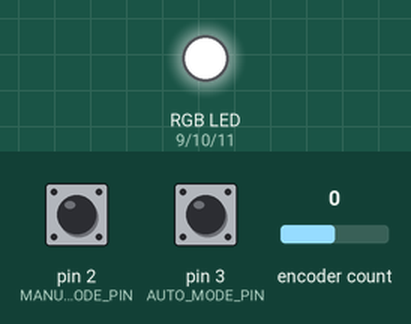
The sketch below on a simulated Arduino Uno, built with avr-gcc and run on an emulated ATmega328P. On the bench: an RGB LED mixed from three pins (HIGH = lit). Inputs (shaded band) come from the test bench; at power-on: pin 3 (AUTO_MODE_PIN) LOW, pin 2 (MANUAL_MODE_PIN) LOW, encoder count 0.

Above: at 6.6 s.
6.7 s: pin 3 (AUTO_MODE_PIN) pulled HIGH for 1 s
At 8.3 s:
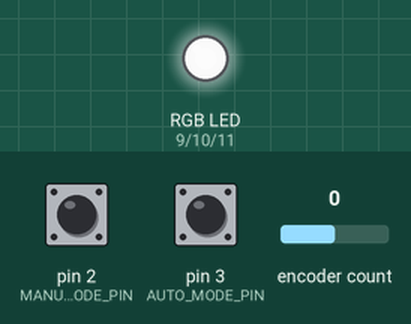
9.7 s: pin 3 (AUTO_MODE_PIN) pulled HIGH for 0.15 s
At 10.8 s:
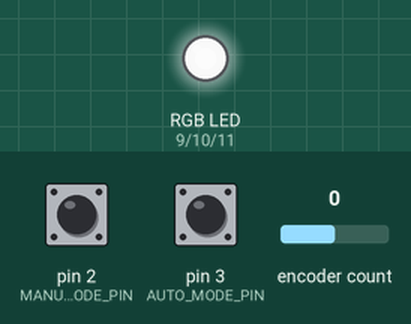
Timing chart, 0 to 12.7 s (numbered marks = the images above; inputs shaded):
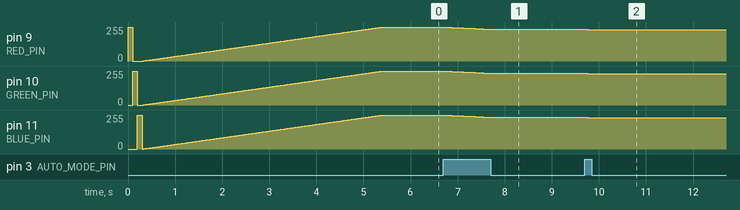

The sketch:

rgb_attiny.ino
```cpp
 #include <Encoder.h>

/* find maximum of a and b */
#define MAX(a,b) (((a)>(b))?(a):(b))

/* absolute value of a */
#define ABS(a) (((a)<0) ? -(a) : (a))

/* take sign of a, either -1, 0, or 1 */
#define ZSGN(a) (((a)<0) ? -1 : (a)>0 ? 1 : 0)

/* colors are equal  */
#define EQUAL(a, b) (a.x == b.x && a.y == b.y && a.z == b.z)

/* no of points we travel on */
#define NO_POINTS 9

/* start position */
#define START_POINT 0

struct color {
    int x;
    int y;
    int z;
};

struct color current_color = (struct color) {0, 0, 0};
int target = START_POINT + 1;
int last_direction = 1;

struct color points[] = {
    (struct color) {255, 255, 255},
    (struct color) {  0,   0,   0},
    (struct color) {  0, 255,   0},
    (struct color) {255, 255,   0},
    (struct color) {255,   0,   0},
    (struct color) {255,   0, 255},
    (struct color) {  0,   0, 255},
    (struct color) {  0, 255, 255},
    (struct color) {255, 255, 255}
};

struct color line3d(struct color a, struct color b)
{
    int x1, y1, z1;
    int x2, y2, z2;
    x1 = a.x; y1 = a.y; z1 = a.z;
    x2 = b.x; y2 = b.y; z2 = b.z;
    int xd, yd, zd;
    int x, y, z;
    int ax, ay, az;
    int sx, sy, sz;
    int dx, dy, dz;

    dx = x2 - x1;
    dy = y2 - y1;
    dz = z2 - z1;

    ax = ABS(dx) << 1;
    ay = ABS(dy) << 1;
    az = ABS(dz) << 1;

    sx = ZSGN(dx);
    sy = ZSGN(dy);
    sz = ZSGN(dz);

    x = x1;
    y = y1;
    z = z1;

    if (ax >= MAX(ay, az))            /* x dominant */
    {
        yd = ay - (ax >> 1);
        zd = az - (ax >> 1);
        for (;;)
        {
            if (x == x2)
            {
                return (struct color) {x, y, z};
            }

            if (yd >= 0)
            {
                y += sy;
                yd -= ax;
            }

            if (zd >= 0)
            {
                z += sz;
                zd -= ax;
            }


            x += sx;
            yd += ay;
            zd += az;

            return (struct color) {x, y, z};
        }
    }
    else if (ay >= MAX(ax, az))            /* y dominant */
    {
        xd = ax - (ay >> 1);
        zd = az - (ay >> 1);
        for (;;)
        {
            if (y == y2)
            {
                return (struct color) {x, y, z};
            }

            if (xd >= 0)
            {
                x += sx;
                xd -= ay;
            }

            if (zd >= 0)
            {
                z += sz;
                zd -= ay;
            }

            y += sy;
            xd += ax;
            zd += az;

            return (struct color) {x, y, z};
        }
    }
    else if (az >= MAX(ax, ay))            /* z dominant */
    {
        xd = ax - (az >> 1);
        yd = ay - (az >> 1);
        for (;;)
        {
            if (z == z2)
            {
                return (struct color) {x, y, z};
            }

            if (xd >= 0)
            {
                x += sx;
                xd -= az;
            }

            if (yd >= 0)
            {
                y += sy;
                yd -= az;
            }

            z += sz;
            xd += ax;
            yd += ay;

            return (struct color) {x, y, z};
        }
    }

    return (struct color) {x, y, z};
}


struct color next_color(int dir, int no_times) {
  for(int i = 0; i < no_times; i ++) {
      // if we reached or current target
      if(EQUAL(current_color, points[target])) {
          // if one of the ends of the color ponints array was reached
          if(target == NO_POINTS || target == 0) {
              // check if the new direction does not go out of bounds
              if(target + dir < NO_POINTS && target + dir > 0) {
                  target += dir;
                  current_color = line3d(current_color, points[target]);
              } else {
                  // trying to get out of bounds. return same color
                  return current_color;
              }
          } else {
              // get to the next target, generate next color
              target += dir;
              current_color = line3d(current_color, points[target]);
          }
      // haven't reached out target yet
      } else {
          // check if we need to change direction
          if(dir != last_direction) {
              target += dir;
              // not sure why i did this
              if(EQUAL(current_color, points[target])) {
                target+=dir;
              }
          }
          current_color = line3d(current_color, points[target]);
      }

    last_direction = dir;
    return current_color;
  }
}

// !!!!!!!!!!!!!!!!!!!!!!!in Encode.h need to change a plus2 to minus2!!!!!!!!!!!!!!!!!!
// if it does not workk, of course

#define ENCODER_PINA 6
#define ENCODER_PINB 7

#define MANUAL_MODE_PIN 2
#define AUTO_MODE_PIN 3

#define RED_PIN   9
#define GREEN_PIN 10
#define BLUE_PIN  11

// point bounds for automatic mode
#define AUTO_LOWER_BOUND 1
#define AUTO_UPPER_BOUND 7

/* COLORS */
#define RED   (struct color) {255,   0,   0}
#define GREEN (struct color) {0,   255,   0}
#define BLUE  (struct color) {0,     0, 255}
#define WHITE (struct color) {255, 255, 255}
#define BLACK (struct color) {0,     0,   0}

/*  ERRORS   */
// manual/auto button, both wires HIGH or both wire LOW
#define MA_BUTTON_LOW_ERR  0
#define MA_BUTTON_HIGH_ERR 1

/* ENCODER FUNCTIONS */
#define NONE                   -1
#define CHANGE_COLOR            0
#define MAKE_TRANSITION         1
#define CHANGE_INTENSITY        2
#define CHANGE_TRANSITION_SPEED 3

// time after encoder action expires in milliseconds
#define TIMER_TIME_OUT 500

// time between each color
#define COLOR_TIMEOUT 60

#define MAX_TRANSITION_DELAY 300
#define MIN_TRANSITION_DELAY 1

Encoder myEnc(ENCODER_PINA, ENCODER_PINB);
long old_pos;
long new_pos;
int button_auto;
int button_manual;
int auto_direction;

void write_rgb(struct color c) {
//  print_color(c);
  analogWrite(RED_PIN, c.x);
  analogWrite(GREEN_PIN, c.y);
  analogWrite(BLUE_PIN, c.z);
}

void test() {
  struct color red = {255, 0, 0};
  struct color green = {0, 255, 0};
  struct color blue = {0, 0, 255};
  struct color s  = {0, 255, 255};
  struct color ss = {255, 0, 255};
  struct color sss = {255, 255, 0};
  struct color white = {255, 255, 255};
  struct color black = {0, 0, 0};

  write_rgb(red);
  delay(100);
  write_rgb(black);
  write_rgb(green);
  delay(100);
  write_rgb(black);
  write_rgb(blue);
  delay(100);
  write_rgb(black);
}

void flash_color(struct color err_color) {
  for(int i = 0; i < 3; i++) {
     write_rgb(err_color);
     delay(400);
  }

  write_rgb(BLACK);
}

// 0 blue led flashing -> auto/manual button both low
// 1 red led flashing  -> auto/manual button borh high
void flash_error(int error) {
  if(error == MA_BUTTON_LOW_ERR) {
    flash_color(BLUE);
  }

  if(error == MA_BUTTON_HIGH_ERR) {
    flash_color(RED);
  }
}

void print_color(struct color a)
{
    char text[50];
    sprintf(text, "x:%d  y:%d  z:%d\n", a.x, a.y, a.z);
    Serial.println(text);
}

void startup() {
   for(int i = 0; i < 255; i++) {
     analogWrite(RED_PIN, i);
     analogWrite(BLUE_PIN, i);
     analogWrite(GREEN_PIN, i);
     delay(20);
   }
   current_color = WHITE;
}

void setup() {
  Serial.begin(9600);
  pinMode(MANUAL_MODE_PIN, INPUT);
  pinMode(AUTO_MODE_PIN, INPUT);

  pinMode(RED_PIN, OUTPUT);
  pinMode(GREEN_PIN, OUTPUT);
  pinMode(BLUE_PIN, OUTPUT);

  new_pos = 0;
  old_pos = 0;

  button_auto = 0;
  button_manual = 0;

  auto_direction = 1;

  test();
  startup();
}

void loop() {
  new_pos = myEnc.read();
  int encoder_changed = new_pos - old_pos;
  int dir = ZSGN(encoder_changed);

  button_manual = digitalRead(MANUAL_MODE_PIN);
  button_auto = digitalRead(AUTO_MODE_PIN);

  //delay(10);

  if(button_manual && dir != 0) {
    next_color(ZSGN(encoder_changed), 7);
    write_rgb(current_color);
    old_pos = new_pos;
  }

  if(button_auto) {
    // color change logic
    if(target == AUTO_LOWER_BOUND) {
      auto_direction = 1;
    } else if(target == AUTO_UPPER_BOUND) {
      auto_direction = -1;
    } else if(target > AUTO_UPPER_BOUND) {
    	auto_direction = -1;
    } else if(target < AUTO_LOWER_BOUND) {
    	auto_direction = 1;
    }

    next_color(auto_direction, 3);
    write_rgb(current_color);

    delay(COLOR_TIMEOUT);
  }
}
```

Measured:
- after the input at 6.7 s, pin 9 (RED_PIN), pin 10 (GREEN_PIN), pin 11 (BLUE_PIN): moves from 254/255 to 238/255 over 0.90 s, starting after 0.06 s
- after the input at 9.7 s, pin 9 (RED_PIN), pin 10 (GREEN_PIN), pin 11 (BLUE_PIN): 238/255 → 237/255 at once, → 236/255 0.06 s later, → 235/255 0.06 s later
